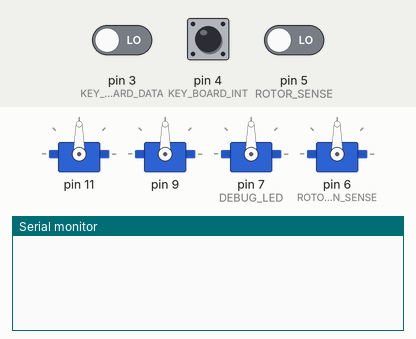
Simulated run of this sketch. Board: Arduino Uno, built with avr-gcc and run on an emulated ATmega328P. Parts: 4 × servo, the last lines printed to the serial monitor. The inputs (shaded band) are chosen by the test bench; at power-on: pin 4 (KEY_BOARD_INT) LOW, pin 5 (ROTOR_SENSE) LOW, pin 3 (KEY_BOARD_DATA) LOW.

Above: at 1.3 s.
1.4 s: pin 4 (KEY_BOARD_INT) pulled HIGH for 0.15 s
At 1.9 s:
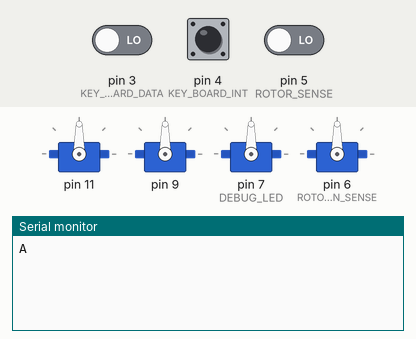
3.0 s: pin 5 (ROTOR_SENSE) driven HIGH
At 3.8 s:
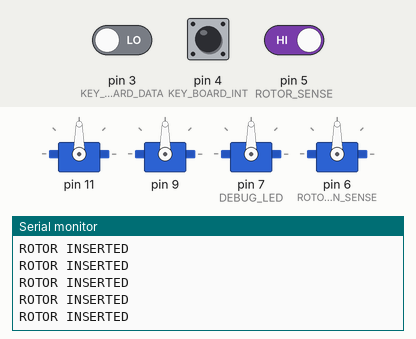

The sketch:

enigma_machine.ino
```cpp
#include "ServoManager.h"

// Comment or uncomment according to the position of the LD jumper KEY_BOARD_LD (Line 13) will also need to be commented
#define KEY_BOARD_MANUAL_LOAD
#define KEY_BOARD_INT_FLAG
// continuous polling is required without interupt flags
// #define KEY_BOARD_CONTINUOUS_POLLING


#define TRUE 1
#define FALSE 0
#define ON 1
#define OFF 0

// Pins are not comfirmed
#define KEY_BOARD_CLK 2
#define KEY_BOARD_DATA 3
#define DEBUG_LED 7

// optional Key Board pins
// using all functional pins improve reliability.
// Not using them can cause race condition issues and require more computation
#ifdef KEY_BOARD_INT_FLAG
#define KEY_BOARD_INT 4
#endif
#ifdef KEY_BOARD_MANUAL_LOAD
#define KEY_BOARD_LD 13
#endif

#define ROTOR_SENSE 5
#define ROTOR_ORIENTATION_SENSE 6


int _key_down = 0;
int key;
char charKey;
ServoManager sm;

void setup()
{
  Serial.begin(9600);
  // add servos
  sm.addServo(0,11);
  // pins not confirmed
  sm.addServo(1,9);
  sm.addServo(2,7);
  sm.addServo(3,6);
  delay(100);

  #ifdef KEY_BOARD_MANUAL_LOAD
  pinMode(KEY_BOARD_LD, OUTPUT);
  #endif
  pinMode(KEY_BOARD_CLK, OUTPUT);
  pinMode(KEY_BOARD_DATA, INPUT);
  pinMode(ROTOR_SENSE, INPUT);
  pinMode(DEBUG_LED, OUTPUT);

}

void loop() {
  // put your main code here, to run repeatedly:

  if (rotorsInserted()) {
    Serial.println("ROTOR INSERTED");

    if (rotorsInCorrectOrientation()){
      sm.incrementServo(0);
      delay(1000);
    }

  }
  #ifdef KEY_BOARD_CONTINUOUS_POLLING
  if (keyPressed()) {
    key = getKeyNow();
    charKey = key;
    Serial.println(charKey);
  }
  #else
  if (keyDown()) {
    key = getKey();
    charKey = key;
    Serial.println(charKey);
  }
  #endif
  keyUp();


}

char getKey() {
  int keyCode = getKeyCode();
  char charCode = 'A' + keyCode;
  return charCode;
}

char getKeyNow() {
  if (KEY_BOARD_INT) {
    return getKey();
  }
  else {
    return '\0';
  }
}

bool keyDown() {
  if (keyPressed() && (_key_down == 0)) {
    _key_down = 1;
    return TRUE;
  }
  return FALSE;
}
bool keyUp() {
  if (keyPressed()==0 && (_key_down == 1)) {
    _key_down = 0;
    return TRUE;
  }
  return FALSE;
}
bool keyPressed() {
  return digitalRead(KEY_BOARD_INT) == 1;
}

int getKeyCode() {
  int KB_data = 0;
  // for wire debugging (without wired up buttons)
  // delay(1000);
  #ifdef KEY_BOARD_MANUAL_LOAD
    digitalWrite(KEY_BOARD_LD, 0);
    digitalWrite(KEY_BOARD_LD, 1);
  #endif
  Serial.println("");

  for (int i = 4; i >= 0; i--) {
    int data = digitalRead(KEY_BOARD_DATA);

    // most significant digit first
    int temp = myPow(2, i) * data;
    KB_data += temp;

    digitalWrite(KEY_BOARD_CLK, 1);
    digitalWrite(KEY_BOARD_CLK, 0);
  }
  return KB_data;
}

int myPow(int base, int exp) {
  int num = 1;
  for (int i = 0; i < exp; i ++) {
    num = num * base;
  }
  return num;
}
bool rotorsInserted() {
  return digitalRead(ROTOR_SENSE) == 1;
}

bool rotorsInCorrectOrientation() {
  return digitalRead(ROTOR_ORIENTATION_SENSE);
}
```

ServoManager.cpp
```cpp
// ServoManager.cpp
#include "ServoManager.h"

ServoManager::ServoManager() {
  speed = 10;
}

void ServoManager::addServo(int servo, int pin) {
  servoArray[servo].attach(pin);
}
void ServoManager::incrementServo(int servo) {
  servoArray[servo].write(STATIONARY + this->speed);
  delay(100);
}
```

ServoManager.h
```cpp
// LED.h
#ifndef LED_h
#define LED_h

#include <Arduino.h>
#include <Servo.h>

#define SERVO_NUM 4
#define STATIONARY 90

class ServoManager {
  private:
    int speed;
    Servo servoArray[SERVO_NUM];

  public:
    ServoManager();
    void addServo(int, int);
    void incrementServo(int );
};

#endif
```

Measured:
- after the input at 1.4 s, the serial monitor: prints a new line at once (image 1)
- after the input at 3.0 s, the serial monitor: prints a new line at once (image 2)
